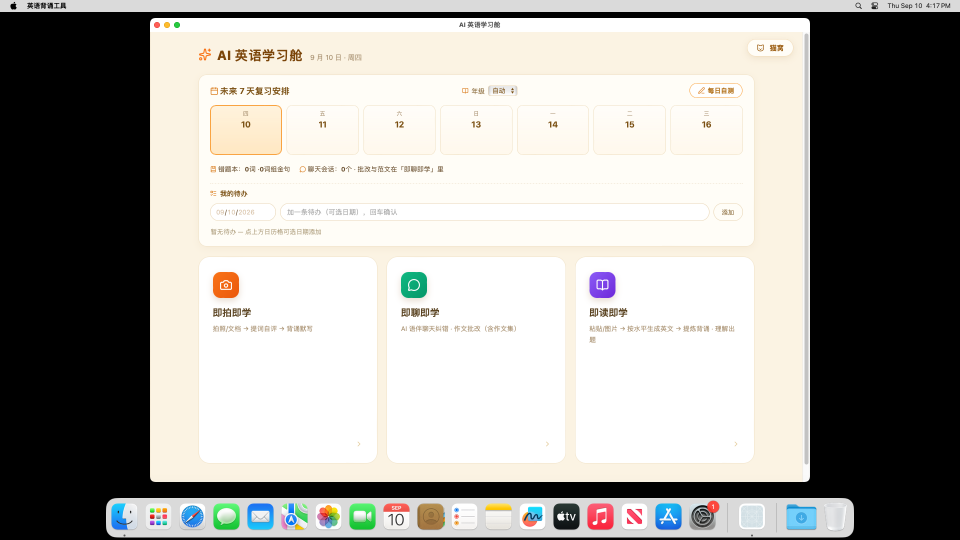
#> input picture build/mac-shell/report/screen.png, 1920 x 1080 px (shown at 1/2 size)
$ python img_prep.py ../build/mac-shell/report/screen.png ../build/mac-shell/report/screen.png
#> lines starting #> are read from the running program, lines starting #| are printed output that depends on the picture
# img_prep v2: 预处理 + 竖长图切半
import sys, os
sys.stdout.reconfigure(encoding='utf-8')
from PIL import Image, ImageOps

def prep(src, dst, max_side=1400):
#> called with src = '../build/mac-shell/report/screen.png', dst = '../build/mac-shell/report/screen.png', max_side = 1400
    im = Image.open(src)
#> im is the input picture: PIL image 1920x1080 RGBA; mean R, G, B, A 164, 162.2, 157.8, 255
    im = ImageOps.exif_transpose(im)
    if im.mode not in ('RGB', 'L'):
        im = im.convert('RGB')
#> im: PIL image 1920x1080 RGB
    w, h = im.size
#> w = 1920; h = 1080
    r = min(1.0, max_side / max(w, h))
#> r = 0.729
    if r < 1:
        im = im.resize((int(w * r), int(h * r)), Image.LANCZOS)
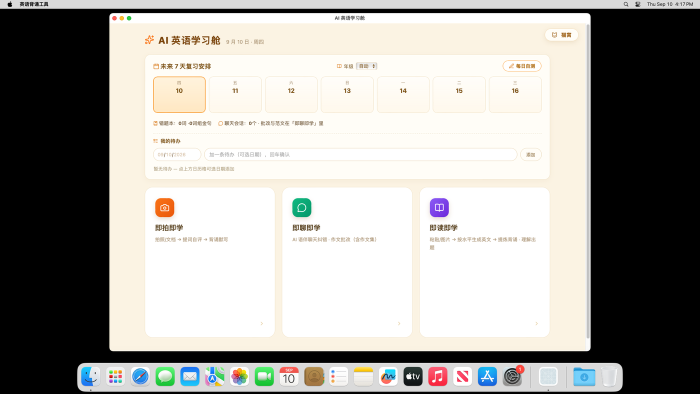
#> im: PIL image 1400x787 RGB (shown at 1/2 size); mean R, G, B 164, 162.2, 157.8
        w, h = im.size
#> w = 1400; h = 787
    im.save(dst, 'JPEG', quality=90)
    tiles = []
    # 竖长或高图 → 纵向切多段(每段高<=950, 带8%重叠), 供视觉分段读取(每段token在引擎上限内)
    if h > w * 1.25:
        seg_h = 640 if h > 1250 else 950  # 2026-09-07: tall pages get 3 finer segments (less lines per read => fewer drops on small-font pages)
        ov = int(seg_h * 0.03)  # 2026-09-07: 8%重叠致视觉接缝复读重复, 降 3%
        y0 = 0
        i = 0
        while y0 < h:
            y1 = min(y0 + seg_h, h)
            fp = dst + ('.t%d.jpg' % i)
            im.crop((0, y0, w, y1)).save(fp, 'JPEG', quality=90)
            tiles.append(fp)
            i += 1
            if y1 >= h:
                break
            y0 = y1 - ov  # 重叠
    return w, h, tiles

if __name__ == '__main__':
    src, dst = sys.argv[1], sys.argv[2]
    w, h, halves = prep(src, dst)
#> w = 1400; h = 787; halves = []
    print('PREP_OK', w, h, *halves)
#| PREP_OK 1400 787
